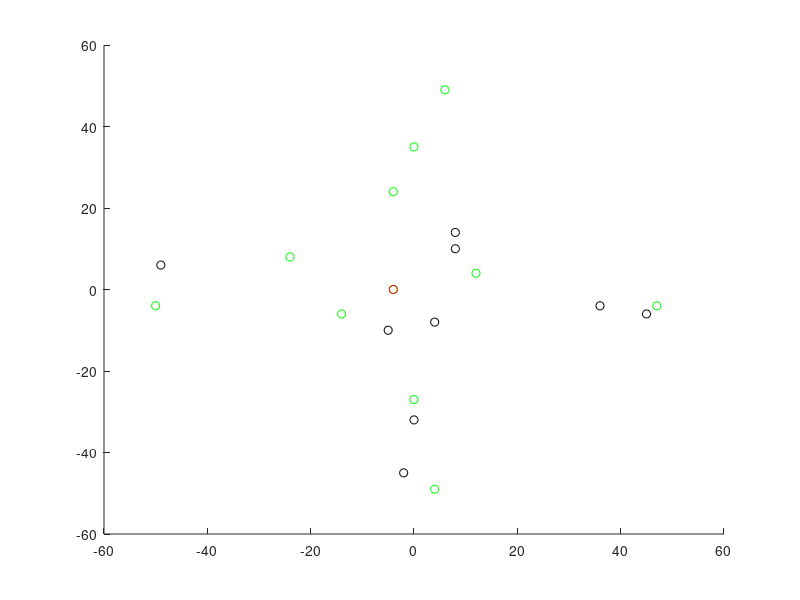

Source code (MATLAB):
% Choose a sepcific number of nodes that are good geometrical distributed.

%% Generate a random network, all nodes lie in a 100x100 square
n_nodes = 20;
xs = [randi([-5, 5], 1,n_nodes / 2)*2 randi([-50, 50], 1,n_nodes / 2)];
ys = [randi([-50, 50], 1,n_nodes / 2) randi([-5, 5], 1,n_nodes / 2)*2];

center_node_idx = randi([0, n_nodes]);

%% Do sampling
n_samples = 10; % number of nodes that should be sampled
choosen_nodes = zeros(1,n_nodes);
% set center node as choosen nodes
choosen_nodes(center_node_idx) = 1;
for i=1:n_samples
    indices_choosen_nodes = find(choosen_nodes==1);
    indices_left_nodes = find(choosen_nodes==0);
    max_dist = 0;
    max_idx = -1;
    for j=1:length(indices_left_nodes)
        dists = (xs(indices_choosen_nodes) - xs(indices_left_nodes(j))).^2 + ...
                   (ys(indices_choosen_nodes) - ys(indices_left_nodes(j))).^2;
        [dist, I] = min(dists);
        if dist > max_dist
            max_dist = dist;
            max_idx = indices_left_nodes(j);
        end        
    end
    choosen_nodes(max_idx) = 1;
end

scatter(xs(find(choosen_nodes==1)), ys(find(choosen_nodes==1)),'g');
hold on;
scatter(xs(find(choosen_nodes==0)), ys(find(choosen_nodes==0)),'k');
scatter(xs(center_node_idx), ys(center_node_idx),'r');


